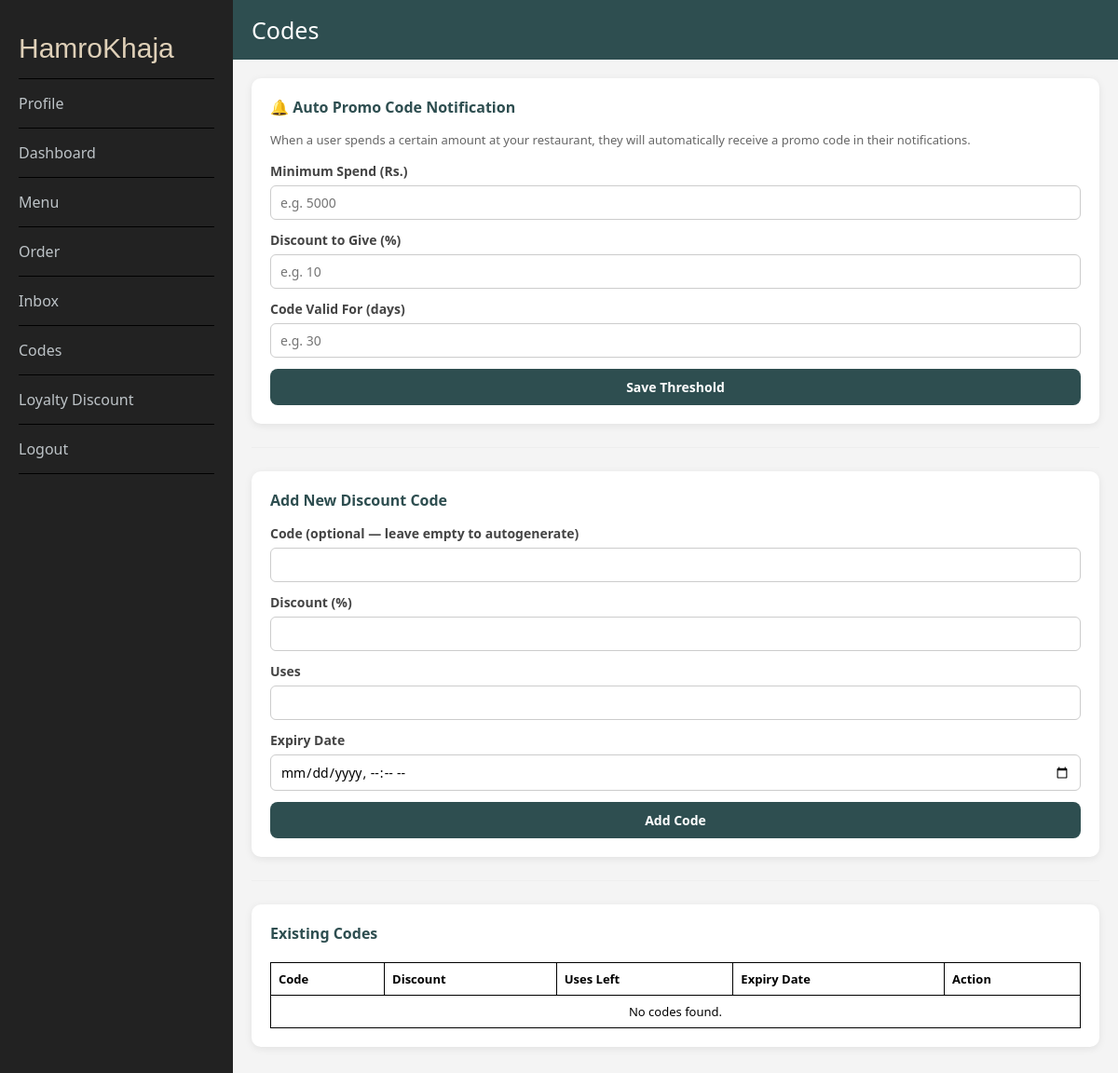
The page /restaurant/support/codes.php (signed in) on the database as committed earlier.
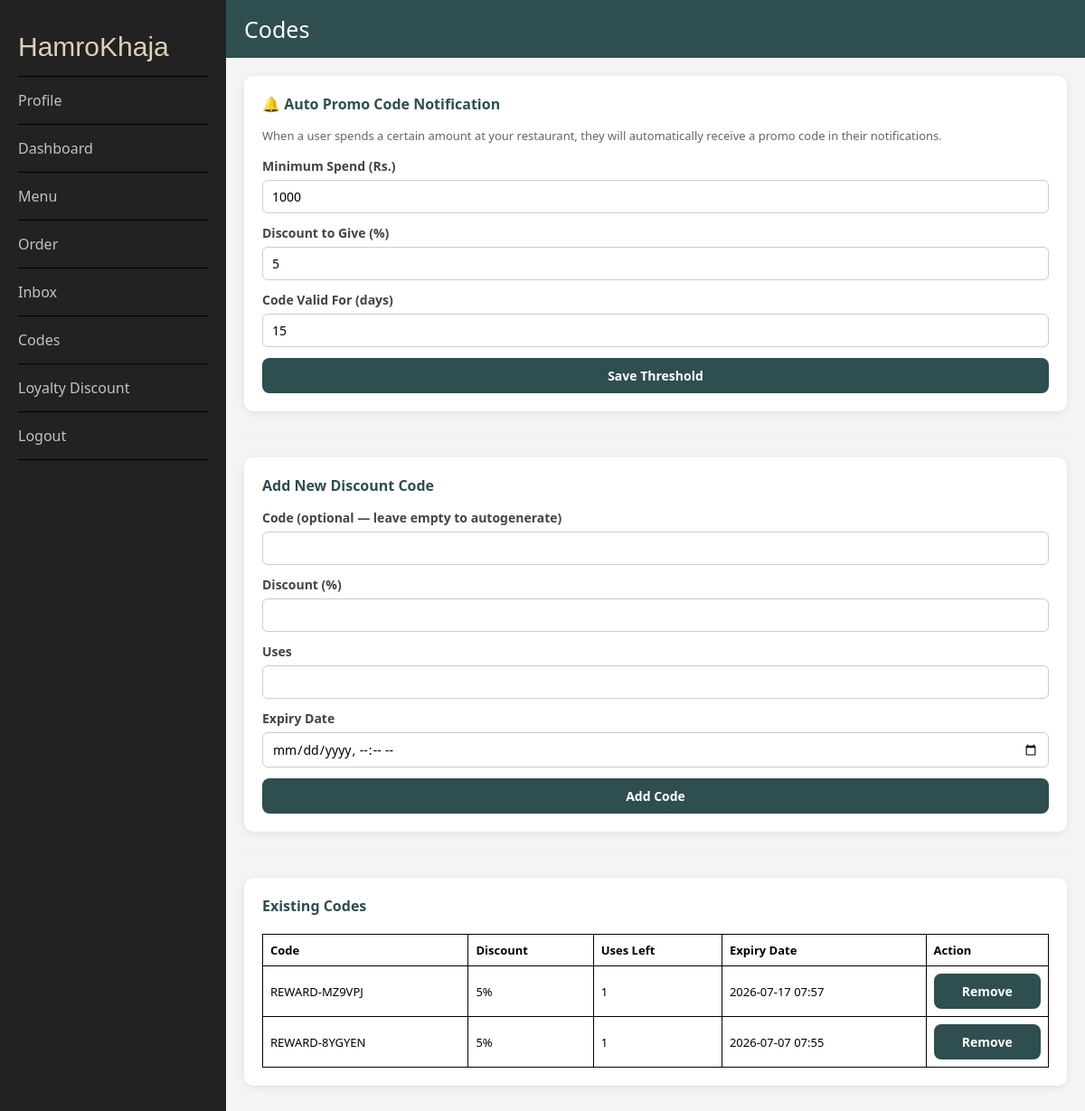
The same page on the database as committed later.
### tables this page shows
CREATE TABLE `notification_thresholds` (
  `id` int(11) NOT NULL,
  `restaurant_id` int(11) NOT NULL,
  `threshold` int(11) NOT NULL,
  `discount` int(11) NOT NULL,
  `expiry_days` int(11) NOT NULL DEFAULT 30
);

CREATE TABLE `codes` (
  `id` int(11) NOT NULL,
  `code` text NOT NULL,
  `uses` int(11) NOT NULL,
  `expiry_date` datetime NOT NULL,
  `discount` int(11) NOT NULL,
  `assigned_user_id` int(11) DEFAULT NULL,
  `restaurant_id` int(11) DEFAULT NULL
);

### restaurant/support/codes.php (the view, shortened to what this page needs)
<!DOCTYPE html>
<html lang="en">
<head>
    <link href="/food-ordering/restaurant/styles/style.css" rel="stylesheet" />
</head>
<body>
    <?php include '../sidebar.php'; ?>
    <div class="main-content">
        <div class="topbar">Codes</div>
        <div class="content">
            <?php
            require_once('../../db/connection.php');
            $restaurant_id = $_SESSION['admin_id'];
            $threshStmt = $conn->prepare("SELECT * FROM notification_thresholds WHERE restaurant_id = ?");
            $threshStmt->bind_param("i", $restaurant_id);
            $threshStmt->execute();
            $currentThreshold = $threshStmt->get_result()->fetch_assoc();
            ?>
            <div class="section-box">
                <h3>🔔 Auto Promo Code Notification</h3>
                <p style="font-size:13px; color:#666; margin-bottom:15px;">
                    When a user spends a certain amount at your restaurant, they will automatically receive a promo code in their notifications.
                </p>
                <form method="POST">
                    <label>Minimum Spend (Rs.)</label>
                    <input type="number" name="threshold" min="1" required
                           value="<?= $currentThreshold['threshold'] ?? '' ?>"
                           placeholder="e.g. 5000">
                    <label>Discount to Give (%)</label>
                    <input type="number" name="notif_discount" min="1" max="100" required
                           value="<?= $currentThreshold['discount'] ?? '' ?>"
                           placeholder="e.g. 10">
                    <label>Code Valid For (days)</label>
                    <input type="number" name="notif_expiry" min="1" required
                           value="<?= $currentThreshold['expiry_days'] ?? '' ?>"
                           placeholder="e.g. 30">
                    <button type="submit" name="save_threshold">Save Threshold</button>
                </form>
            </div>
            <hr />
            <div class="section-box">
                <h3>Add New Discount Code</h3>
                <form method="POST">
                    <label>Code (optional — leave empty to autogenerate)</label>
                    <input type="text" name="code" />
                    <label>Discount (%)</label>
                    <input type="number" name="discount" min="1" max="100" required />
                    <label>Uses</label>
                    <input type="number" name="uses" min="1" required />
                    <label>Expiry Date</label>
                    <input type="datetime-local" name="expiry_date" required />
                    <button type="submit" name="add_code">Add Code</button>
                </form>
            </div>
            <hr />
            <div class="section-box">
                <h3>Existing Codes</h3>
                <table class="menu-table">
                    <thead>
                        <tr>
                            <th>Code</th>
                            <th>Discount</th>
                            <th>Uses Left</th>
                            <th>Expiry Date</th>
                            <th>Action</th>
                        </tr>
                    </thead>
                    <tbody>
                        <?php
                        $result = $conn->query("SELECT * FROM codes WHERE restaurant_id = $restaurant_id ORDER BY id DESC");
                        if ($result->num_rows > 0) {
                            while ($row = $result->fetch_assoc()) {
                                echo "<tr>";
                                echo "<td>" . htmlspecialchars($row['code']) . "</td>";
                                echo "<td>" . intval($row['discount']) . "%</td>";
                                echo "<td>" . intval($row['uses']) . "</td>";
                                echo "<td>" . date("Y-m-d H:i", strtotime($row['expiry_date'])) . "</td>";
                                echo "<td>
                                        <form method='POST' onsubmit=\"return confirm('Delete this code?');\">
                                            <input type='hidden' name='code_id' value='{$row['id']}'>
                                            <button type='submit' name='delete_code' class='delete-btn'>Remove</button>
                                        </form>
                                      </td>";
                                echo "</tr>";
                            }
                        } else {
                            echo "<tr><td colspan='5' style='text-align:center;'>No codes found.</td></tr>";
                        }
                        ?>
                    </tbody>
                </table>
            </div>
        </div>
    </div>
</body>
</html>

Rows that differ between the two databases and show on the page:
added notification_thresholds: threshold "1000", notif_discount "5", notif_expiry "15"
added codes: code "REWARD-MZ9VPJ", discount "5", uses "1", expiry_date "2026-07-17 07:57"
added codes: code "REWARD-8YGYEN", discount "5", uses "1", expiry_date "2026-07-07 07:55"
Other text that changed with them:
text no longer shown: "No codes found."
